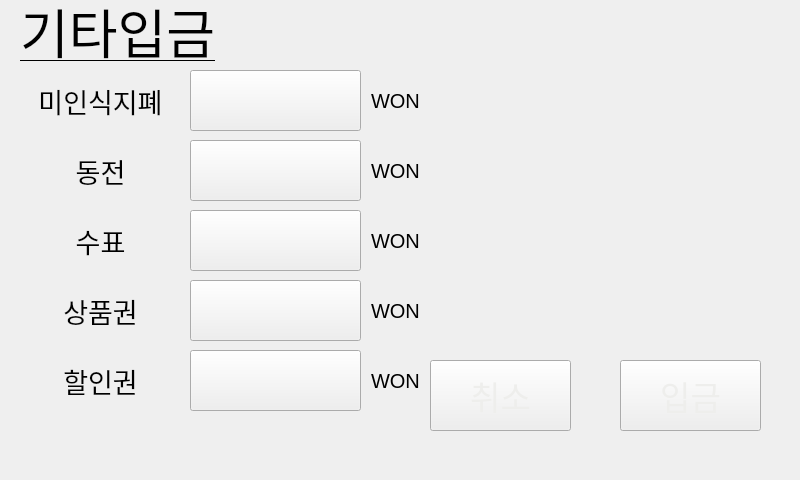
<?xml version="1.0" encoding="UTF-8"?>
<ui version="4.0">
 <class>page_etc</class>
 <widget class="QWidget" name="page_etc">
  <property name="geometry">
   <rect>
    <x>0</x>
    <y>0</y>
    <width>800</width>
    <height>480</height>
   </rect>
  </property>
  <property name="windowTitle">
   <string>Form</string>
  </property>
  <widget class="QStackedWidget" name="stackedWidget">
   <property name="geometry">
    <rect>
     <x>0</x>
     <y>0</y>
     <width>800</width>
     <height>480</height>
    </rect>
   </property>
   <property name="currentIndex">
    <number>0</number>
   </property>
   <widget class="QWidget" name="page">
    <widget class="QPushButton" name="btn_etc_5">
     <property name="geometry">
      <rect>
       <x>190</x>
       <y>350</y>
       <width>171</width>
       <height>61</height>
      </rect>
     </property>
     <property name="font">
      <font>
       <pointsize>12</pointsize>
      </font>
     </property>
     <property name="focusPolicy">
      <enum>Qt::NoFocus</enum>
     </property>
     <property name="styleSheet">
      <string notr="true">border-image: url(:/image/base6.png);</string>
     </property>
     <property name="text">
      <string/>
     </property>
    </widget>
    <widget class="QLabel" name="label_4">
     <property name="geometry">
      <rect>
       <x>10</x>
       <y>280</y>
       <width>181</width>
       <height>61</height>
      </rect>
     </property>
     <property name="font">
      <font>
       <pointsize>20</pointsize>
      </font>
     </property>
     <property name="text">
      <string>상품권</string>
     </property>
     <property name="alignment">
      <set>Qt::AlignCenter</set>
     </property>
    </widget>
    <widget class="QLabel" name="label_2">
     <property name="geometry">
      <rect>
       <x>10</x>
       <y>140</y>
       <width>181</width>
       <height>61</height>
      </rect>
     </property>
     <property name="font">
      <font>
       <pointsize>20</pointsize>
      </font>
     </property>
     <property name="text">
      <string>동전</string>
     </property>
     <property name="alignment">
      <set>Qt::AlignCenter</set>
     </property>
    </widget>
    <widget class="QLabel" name="label">
     <property name="geometry">
      <rect>
       <x>10</x>
       <y>70</y>
       <width>181</width>
       <height>61</height>
      </rect>
     </property>
     <property name="font">
      <font>
       <pointsize>20</pointsize>
      </font>
     </property>
     <property name="text">
      <string>미인식지폐</string>
     </property>
     <property name="alignment">
      <set>Qt::AlignCenter</set>
     </property>
    </widget>
    <widget class="QPushButton" name="btn_etc_4">
     <property name="geometry">
      <rect>
       <x>190</x>
       <y>280</y>
       <width>171</width>
       <height>61</height>
      </rect>
     </property>
     <property name="font">
      <font>
       <pointsize>12</pointsize>
      </font>
     </property>
     <property name="focusPolicy">
      <enum>Qt::NoFocus</enum>
     </property>
     <property name="styleSheet">
      <string notr="true">border-image: url(:/image/base6.png);</string>
     </property>
     <property name="text">
      <string/>
     </property>
    </widget>
    <widget class="QLabel" name="label_5">
     <property name="geometry">
      <rect>
       <x>10</x>
       <y>350</y>
       <width>181</width>
       <height>61</height>
      </rect>
     </property>
     <property name="font">
      <font>
       <pointsize>20</pointsize>
      </font>
     </property>
     <property name="text">
      <string>할인권</string>
     </property>
     <property name="alignment">
      <set>Qt::AlignCenter</set>
     </property>
    </widget>
    <widget class="QLabel" name="label_6">
     <property name="geometry">
      <rect>
       <x>20</x>
       <y>0</y>
       <width>551</width>
       <height>61</height>
      </rect>
     </property>
     <property name="font">
      <font>
       <pointsize>40</pointsize>
       <weight>50</weight>
       <bold>false</bold>
       <underline>true</underline>
      </font>
     </property>
     <property name="text">
      <string>기타입금</string>
     </property>
    </widget>
    <widget class="QPushButton" name="btn_etc_2">
     <property name="geometry">
      <rect>
       <x>190</x>
       <y>140</y>
       <width>171</width>
       <height>61</height>
      </rect>
     </property>
     <property name="font">
      <font>
       <pointsize>12</pointsize>
      </font>
     </property>
     <property name="focusPolicy">
      <enum>Qt::NoFocus</enum>
     </property>
     <property name="styleSheet">
      <string notr="true">border-image: url(:/image/base6.png);</string>
     </property>
     <property name="text">
      <string/>
     </property>
    </widget>
    <widget class="QPushButton" name="btn_etc">
     <property name="geometry">
      <rect>
       <x>190</x>
       <y>70</y>
       <width>171</width>
       <height>61</height>
      </rect>
     </property>
     <property name="font">
      <font>
       <pointsize>12</pointsize>
      </font>
     </property>
     <property name="focusPolicy">
      <enum>Qt::NoFocus</enum>
     </property>
     <property name="styleSheet">
      <string notr="true">border-image: url(:/image/base6.png);</string>
     </property>
     <property name="text">
      <string/>
     </property>
    </widget>
    <widget class="QPushButton" name="btn_etc_3">
     <property name="geometry">
      <rect>
       <x>190</x>
       <y>210</y>
       <width>171</width>
       <height>61</height>
      </rect>
     </property>
     <property name="font">
      <font>
       <pointsize>12</pointsize>
      </font>
     </property>
     <property name="focusPolicy">
      <enum>Qt::NoFocus</enum>
     </property>
     <property name="styleSheet">
      <string notr="true">border-image: url(:/image/base6.png);</string>
     </property>
     <property name="text">
      <string/>
     </property>
    </widget>
    <widget class="QWidget" name="widget" native="true">
     <property name="geometry">
      <rect>
       <x>430</x>
       <y>70</y>
       <width>330</width>
       <height>280</height>
      </rect>
     </property>
    </widget>
    <widget class="QLabel" name="label_3">
     <property name="geometry">
      <rect>
       <x>10</x>
       <y>210</y>
       <width>181</width>
       <height>61</height>
      </rect>
     </property>
     <property name="font">
      <font>
       <pointsize>20</pointsize>
      </font>
     </property>
     <property name="text">
      <string>수표</string>
     </property>
     <property name="alignment">
      <set>Qt::AlignCenter</set>
     </property>
    </widget>
    <widget class="QPushButton" name="btn_etcDeposit">
     <property name="geometry">
      <rect>
       <x>620</x>
       <y>360</y>
       <width>141</width>
       <height>71</height>
      </rect>
     </property>
     <property name="font">
      <font>
       <pointsize>25</pointsize>
      </font>
     </property>
     <property name="focusPolicy">
      <enum>Qt::NoFocus</enum>
     </property>
     <property name="styleSheet">
      <string notr="true">border-image: url(:/image/base7.png);
color: rgb(238, 238, 236);</string>
     </property>
     <property name="text">
      <string>입금</string>
     </property>
    </widget>
    <widget class="QPushButton" name="btn_etcCancel">
     <property name="geometry">
      <rect>
       <x>430</x>
       <y>360</y>
       <width>141</width>
       <height>71</height>
      </rect>
     </property>
     <property name="font">
      <font>
       <pointsize>25</pointsize>
      </font>
     </property>
     <property name="focusPolicy">
      <enum>Qt::NoFocus</enum>
     </property>
     <property name="styleSheet">
      <string notr="true">border-image: url(:/image/base7.png);
color: rgb(238, 238, 236);</string>
     </property>
     <property name="text">
      <string>취소</string>
     </property>
    </widget>
    <widget class="QLabel" name="lbl_type">
     <property name="geometry">
      <rect>
       <x>370</x>
       <y>70</y>
       <width>51</width>
       <height>61</height>
      </rect>
     </property>
     <property name="font">
      <font>
       <pointsize>15</pointsize>
      </font>
     </property>
     <property name="text">
      <string>WON</string>
     </property>
     <property name="alignment">
      <set>Qt::AlignCenter</set>
     </property>
    </widget>
    <widget class="QLabel" name="lbl_type_2">
     <property name="geometry">
      <rect>
       <x>370</x>
       <y>140</y>
       <width>51</width>
       <height>61</height>
      </rect>
     </property>
     <property name="font">
      <font>
       <pointsize>15</pointsize>
      </font>
     </property>
     <property name="text">
      <string>WON</string>
     </property>
     <property name="alignment">
      <set>Qt::AlignCenter</set>
     </property>
    </widget>
    <widget class="QLabel" name="lbl_type_3">
     <property name="geometry">
      <rect>
       <x>370</x>
       <y>210</y>
       <width>51</width>
       <height>61</height>
      </rect>
     </property>
     <property name="font">
      <font>
       <pointsize>15</pointsize>
      </font>
     </property>
     <property name="text">
      <string>WON</string>
     </property>
     <property name="alignment">
      <set>Qt::AlignCenter</set>
     </property>
    </widget>
    <widget class="QLabel" name="lbl_type_4">
     <property name="geometry">
      <rect>
       <x>370</x>
       <y>280</y>
       <width>51</width>
       <height>61</height>
      </rect>
     </property>
     <property name="font">
      <font>
       <pointsize>15</pointsize>
      </font>
     </property>
     <property name="text">
      <string>WON</string>
     </property>
     <property name="alignment">
      <set>Qt::AlignCenter</set>
     </property>
    </widget>
    <widget class="QLabel" name="lbl_type_5">
     <property name="geometry">
      <rect>
       <x>370</x>
       <y>350</y>
       <width>51</width>
       <height>61</height>
      </rect>
     </property>
     <property name="font">
      <font>
       <pointsize>15</pointsize>
      </font>
     </property>
     <property name="text">
      <string>WON</string>
     </property>
     <property name="alignment">
      <set>Qt::AlignCenter</set>
     </property>
    </widget>
    <widget class="QLabel" name="lbl_status">
     <property name="geometry">
      <rect>
       <x>350</x>
       <y>20</y>
       <width>411</width>
       <height>41</height>
      </rect>
     </property>
     <property name="font">
      <font>
       <pointsize>20</pointsize>
      </font>
     </property>
     <property name="text">
      <string/>
     </property>
     <property name="alignment">
      <set>Qt::AlignCenter</set>
     </property>
    </widget>
   </widget>
   <widget class="QWidget" name="page_2">
    <widget class="QLabel" name="lbl_info">
     <property name="geometry">
      <rect>
       <x>0</x>
       <y>360</y>
       <width>591</width>
       <height>71</height>
      </rect>
     </property>
     <property name="font">
      <font>
       <pointsize>15</pointsize>
       <weight>75</weight>
       <bold>true</bold>
      </font>
     </property>
     <property name="frameShape">
      <enum>QFrame::NoFrame</enum>
     </property>
     <property name="text">
      <string>봉투를 투입하신 후 &quot;투입완료&quot; 버튼을 눌러주세요</string>
     </property>
     <property name="alignment">
      <set>Qt::AlignCenter</set>
     </property>
    </widget>
    <widget class="QLabel" name="lbl_info_2">
     <property name="geometry">
      <rect>
       <x>0</x>
       <y>0</y>
       <width>801</width>
       <height>361</height>
      </rect>
     </property>
     <property name="font">
      <font>
       <pointsize>45</pointsize>
       <weight>75</weight>
       <bold>true</bold>
      </font>
     </property>
     <property name="frameShape">
      <enum>QFrame::NoFrame</enum>
     </property>
     <property name="text">
      <string/>
     </property>
     <property name="scaledContents">
      <bool>true</bool>
     </property>
     <property name="alignment">
      <set>Qt::AlignCenter</set>
     </property>
    </widget>
    <widget class="QPushButton" name="btn_etcComplete">
     <property name="geometry">
      <rect>
       <x>600</x>
       <y>360</y>
       <width>171</width>
       <height>71</height>
      </rect>
     </property>
     <property name="font">
      <font>
       <pointsize>25</pointsize>
      </font>
     </property>
     <property name="focusPolicy">
      <enum>Qt::StrongFocus</enum>
     </property>
     <property name="styleSheet">
      <string notr="true">border-image: url(:/image/base7.png);
color: rgb(238, 238, 236);</string>
     </property>
     <property name="text">
      <string>투입완료</string>
     </property>
    </widget>
   </widget>
  </widget>
 </widget>
 <resources/>
 <connections/>
</ui>
